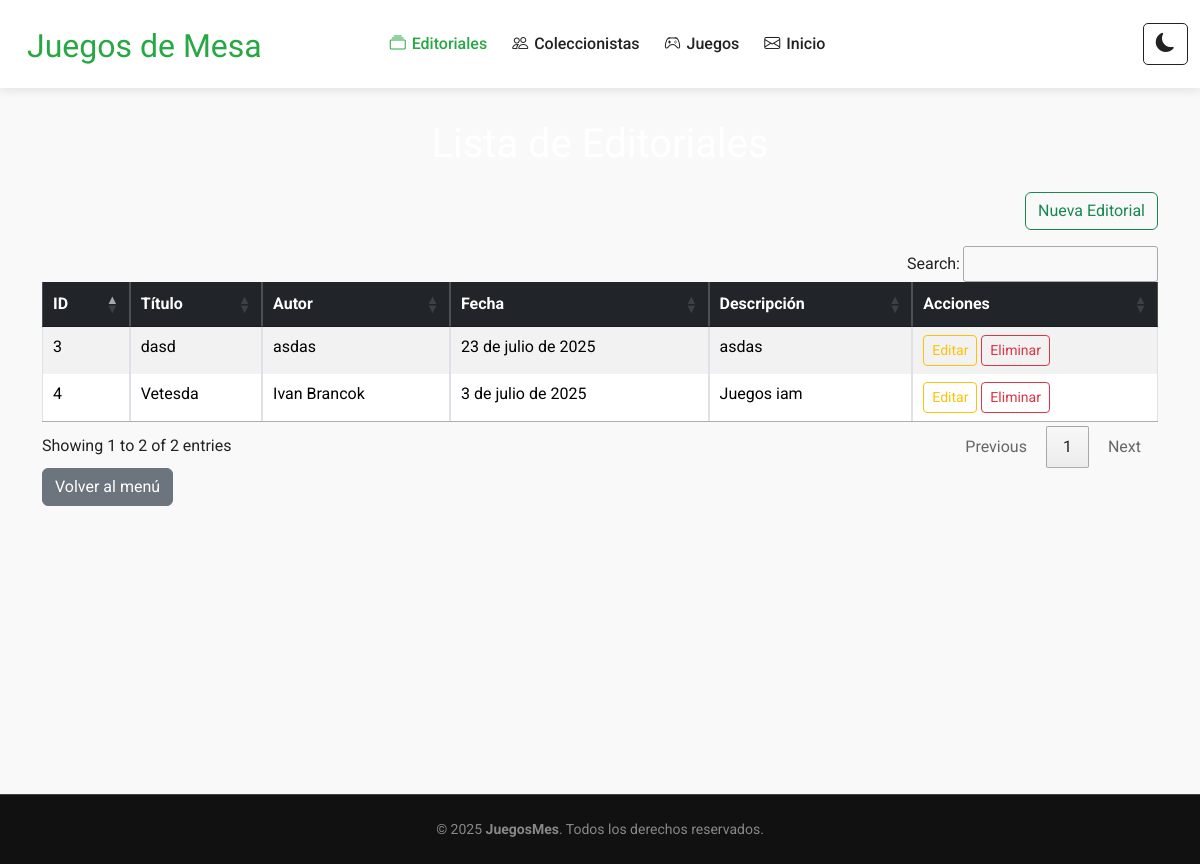
The app's page /editorial/, older data.
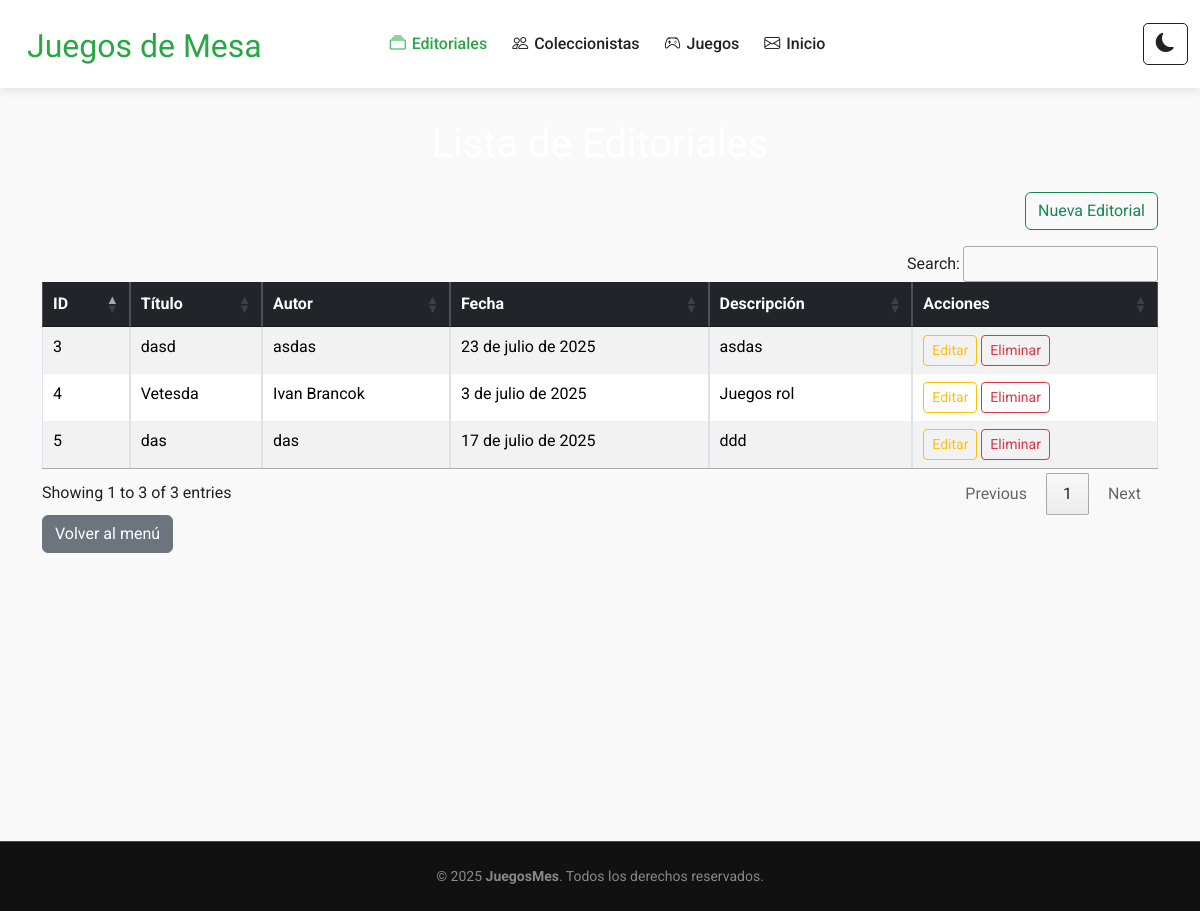
The same page, newer data.
### Aplicaciones/Editorial/models.py (models this page shows, shortened)
class Editorial(models.Model):
    titulo = models.CharField(max_length=200)
    autor = models.CharField(max_length=100)
    fecha = models.DateField()
    descripcion = models.TextField()

### Aplicaciones/Editorial/views.py (the view)
# urls.py: path('', views.listaEditorial, name='lista_editorial'),
def listaEditorial(request):
    editoriales = Editorial.objects.all()
    return render(request, 'editorial/inicio.html', {'editoriales': editoriales})

### Aplicaciones/Editorial/templates/editorial/inicio.html (shortened to what this page needs)
{% extends 'plantilla.html' %}
{% block contenido %}
<div class="container mt-4">
    <h1 class="text-center mb-4">Lista de Editoriales</h1>
    <div class="text-end mb-3">
        <a href="{% url 'nuevo_editorial' %}" class="btn btn-outline-success">Nueva Editorial</a>
    </div>
    <table id="tabla-editorial" class="table table-bordered table-striped table-hover">
        <thead class="table-dark">
            <tr>
                <th>ID</th>
                <th>Título</th>
                <th>Autor</th>
                <th>Fecha</th>
                <th>Descripción</th>
                <th>Acciones</th>
            </tr>
        </thead>
        <tbody>
            {% for editorial in editoriales %}
            <tr>
                <td>{{ editorial.id }}</td>
                <td>{{ editorial.titulo }}</td>
                <td>{{ editorial.autor }}</td>
                <td>{{ editorial.fecha }}</td>
                <td>{{ editorial.descripcion }}</td>
                <td>
                    <a href="{% url 'editar_editorial' editorial.id %}" class="btn btn-outline-warning btn-sm">Editar</a>
                    <button onclick="confirmDelete({{ editorial.id }})" class="btn btn-outline-danger btn-sm">Eliminar</button>
                </td>
            </tr>
            {% empty %}
            <tr>
                <td colspan="6" class="text-center">No hay editoriales registradas.</td>
            </tr>
            {% endfor %}
        </tbody>
    </table>
    <a href="/" class="btn btn-secondary">Volver al menú</a>
</div>
{% endblock %}

Row changes from the older to the newer data that the page shows:
changed Editorial "Vetesda": descripcion "Juegos iam" → "Juegos rol"
added Editorial: id "5", titulo "das", autor "das", fecha "17 de julio de 2025", descripcion "ddd"
Text that changed along with them:
text written by a page script: "Search: Showing 1 to 2 of 2 entries Previous 1 Next" → "Search: Showing 1 to 3 of 3 entries Previous 1 Next"
